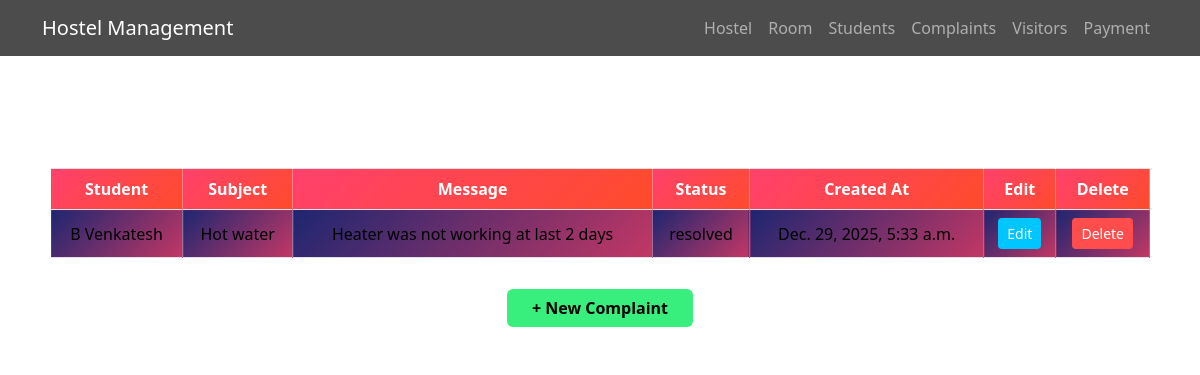
The page /complaint/ on the database its author committed.
### app1/models.py (models this page shows)
class Complaint(models.Model):
    student = models.ForeignKey(Student, on_delete=models.CASCADE)
    subject = models.CharField(max_length=100)
    message = models.TextField()
    status = models.CharField(
        max_length=10,
        choices=[('pending','Pending'),('resolved','Resolved')],
        default='pending'
    )
    created_at = models.DateTimeField(auto_now_add=True)

class Student(models.Model):
    name = models.CharField(max_length=100)
    roll_number = models.CharField(max_length=20, unique=True)
    room = models.ForeignKey(Room, on_delete=models.SET_NULL, null=True)
    join_date = models.DateField(default=timezone.now)
    def __str__(self):
        return self.name

### app1/views.py (the view)
# urls.py: path('complaint/',compl_details,name='complaint'),
def compl_details(request):
    data=Complaint.objects.all()
    context={
        'data':data
    }
    return render(request,'complaint/complaint.html',context)

### templates/complaint/complaint.html (shortened to what this page needs)
<!DOCTYPE html>
<html lang="en">
<head>
    <link href="https://cdn.jsdelivr.net/npm/bootstrap@5.3.2/dist/css/bootstrap.min.css" rel="stylesheet">
</head>
<body>
<nav class="navbar navbar-expand-lg navbar-dark navbar-custom">
    <div class="container">
        <a class="navbar-brand" href="{% url 'dashboard' %}">Hostel Management</a>
        <div class="collapse navbar-collapse" id="navbarNav">
            <ul class="navbar-nav ms-auto">
                <li class="nav-item"><a class="nav-link" href="{% url 'hostel' %}">Hostel</a></li>
                <li class="nav-item"><a class="nav-link" href="{% url 'room' %}">Room</a></li>
                <li class="nav-item"><a class="nav-link" href="{% url 'std' %}">Students</a></li>
                <li class="nav-item"><a class="nav-link" href="{% url 'complaint' %}">Complaints</a></li>
                <li class="nav-item"><a class="nav-link" href="{% url 'visitor' %}">Visitors</a></li>
                <li class="nav-item"><a class="nav-link" href="{% url 'pay' %}">Payment</a></li>
            </ul>
        </div>
    </div>
</nav>
<div class="container table-wrapper">
    <h2 class="text-center mb-4">Complaint List</h2>
    <div class="table-responsive">
        <table class="table table-bordered table-hover">
            <thead>
                <tr>
                    <th>Student</th>
                    <th>Subject</th>
                    <th>Message</th>
                    <th>Status</th>
                    <th>Created At</th>
                    <th>Edit</th>
                    <th>Delete</th>
                </tr>
            </thead>
            <tbody>
                {% for x in data %}
                <tr>
                    <td>{{ x.student }}</td>
                    <td>{{ x.subject }}</td>
                    <td>{{ x.message }}</td>
                    <td>{{ x.status }}</td>
                    <td>{{ x.created_at }}</td>
                    <td><a href="{% url 'compl_update' x.id %}" class="btn btn-sm btn-edit">Edit</a></td>
                    <td><a href="{% url 'compl_delete' x.id %}" class="btn btn-sm btn-delete">Delete</a></td>
                </tr>
                {% endfor %}
            </tbody>
        </table>
    </div>
    <div class="text-center">
        <a href="{% url 'complaint_form' %}" class="btn btn-new px-4">+ New Complaint</a>
    </div>
</div>
</body>
</html>

### templates/complaint/complaint.html (style rules this page uses)
body { background: url('https://images.unsplash.com/photo-1507525428034-b723cf961d3e') no-repeat center center fixed; background-size: cover; font-family: 'Segoe UI', Tahoma, Geneva, Verdana, sans-serif; color: #fff; }
.navbar-custom { background-color: rgba(0, 0, 0, 0.7); }
.table-wrapper { background-color: rgba(255, 255, 255, 0.15); backdrop-filter: blur(12px); border-radius: 15px; padding: 20px; margin-top: 30px; animation: fadeIn 1.5s ease-in-out; }
table th, table td { text-align: center; vertical-align: middle; border: 1px solid rgba(255,255,255,0.3); padding: 12px; }
table th { background: linear-gradient(135deg, #ff416c, #ff4b2b) !important; color: white !important; font-weight: bold; }
table tbody tr td { background: linear-gradient(135deg, #1d2671, #c33764); color: white; transition: 0.3s; }
a.btn-edit { background-color: #00c6ff; color: white; }
a.btn-delete { background-color: #ff4d4d; color: white; }
a.btn-new { background-color: #38ef7d; font-weight: bold; color: black; margin-top: 15px; }

### rows shown on the page
Complaint: student "B Venkatesh", subject "Hot water", message "Heater was not working at last 2 days", status "resolved", created_at "Dec. 29, 2025, 5:33 a.m."
